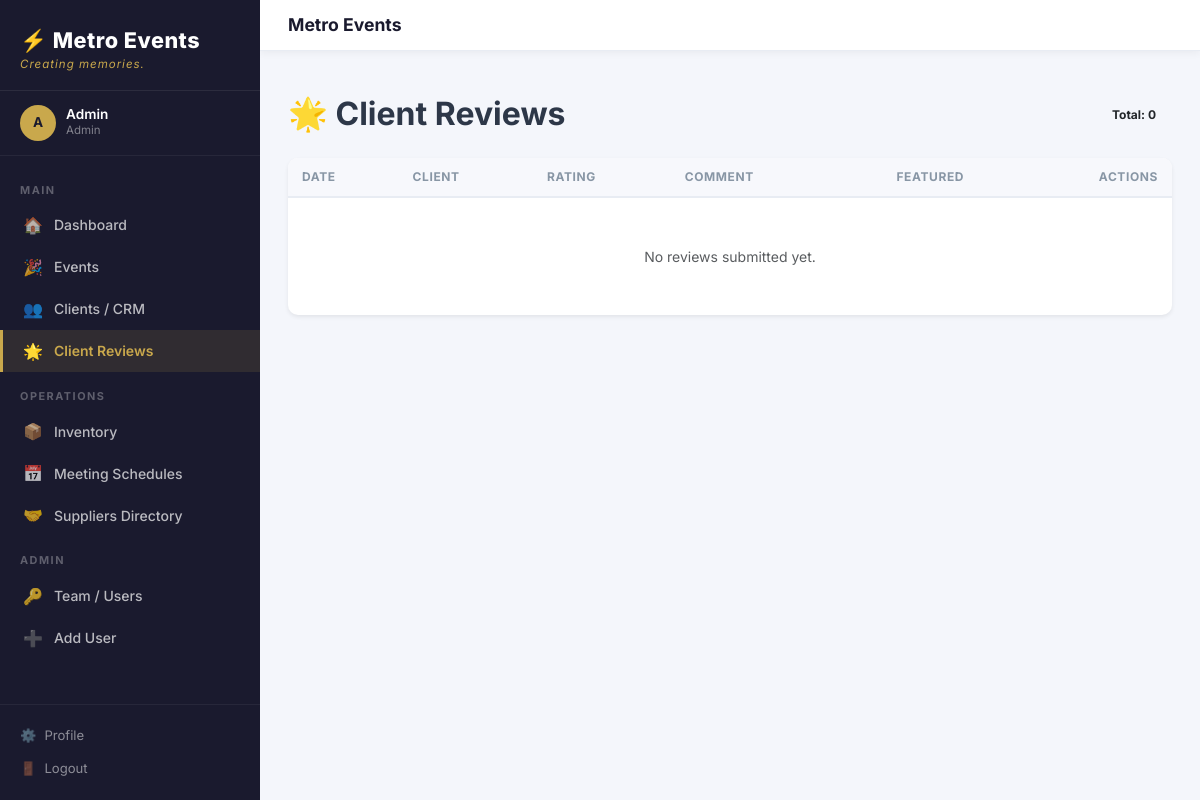
The app's page /reviews (signed in) with its own data.
### models/user.py (models this page shows, shortened)
class User(UserMixin, db.Model):
    __tablename__ = "users"
    id = db.Column(db.Integer, primary_key=True)
    name = db.Column(db.String(100), nullable=False)
    email = db.Column(db.String(150), unique=True, nullable=False, index=True)
    password_hash = db.Column(db.String(256), nullable=False)
    role = db.Column(
        db.Enum("admin", "coordinator", "designer", "warehouse", "client",
                name="user_roles"),
        nullable=False,
        default="coordinator"
    )
    phone = db.Column(db.String(30))
    avatar_url = db.Column(db.String(300))
    is_active = db.Column(db.Boolean, default=True)
    created_at = db.Column(db.DateTime, default=datetime.utcnow)
    last_login = db.Column(db.DateTime)
    tasks = db.relationship("Task", back_populates="assigned_user",
                            foreign_keys="Task.assigned_to", lazy="dynamic")
    @property
    def is_admin(self) -> bool:
        return self.role == "admin"

### routes/dashboard.py (the view)
@dashboard_bp.route("/reviews")
@login_required
def manage_reviews():
    if current_user.role == 'client':
        return redirect(url_for('public.index'))
    all_reviews = Review.query.order_by(Review.created_at.desc()).all()
    return render_template("admin/reviews.html", reviews=all_reviews)

### models/user.py (called while the page is built)
@login_manager.user_loader
def load_user(user_id: str):
    return db.session.get(User, int(user_id))

### templates/admin/reviews.html (shortened to what this page needs)
{% extends "base.html" %}
{% block content %}
<div class="d-flex justify-content-between align-items-center mb-4">
    <h2 class="fw-bold mb-0">🌟 Client Reviews</h2>
    <span class="badge bg-gold text-dark px-3 py-2">Total: {{ reviews|length }}</span>
</div>
<div class="me-card shadow-sm border-0 p-0 overflow-hidden">
    <table class="me-table mb-0">
        <thead>
            <tr>
                <th>Date</th>
                <th>Client</th>
                <th>Rating</th>
                <th>Comment</th>
                <th class="text-center">Featured</th>
                <th class="text-end">Actions</th>
            </tr>
        </thead>
        <tbody>
            {% for rev in reviews %}
            <tr>
                <td class="text-muted small">{{ rev.created_at.strftime('%m/%d/%y') }}</td>
                <td class="fw-bold">{{ rev.client.full_name }}</td>
                <td class="text-gold">
                    {% for i in range(rev.rating) %}★{% endfor %}
                </td>
                <td style="max-width: 300px;">
                    <p class="mb-0 small text-truncate" title="{{ rev.comment }}">"{{ rev.comment }}"</p>
                </td>
                <td class="text-center">
                    <form action="{{ url_for('dashboard.toggle_review_feature', review_id=rev.id) }}" method="POST">
                        <input type="hidden" name="csrf_token" value="{{ csrf_token() }}" />
                        <button type="submit" class="btn btn-sm {{ 'btn-gold' if rev.is_featured else 'btn-outline-secondary' }}">
                            {{ '★ Featured' if rev.is_featured else '☆ Feature' }}
                        </button>
                    </form>
                </td>
                <td class="text-end">
                    {% if current_user.role == 'admin' %}
                    <form action="{{ url_for('dashboard.delete_review', review_id=rev.id) }}" method="POST" class="d-inline">
                        <input type="hidden" name="csrf_token" value="{{ csrf_token() }}" />
                        <button type="submit" class="btn btn-sm btn-outline-danger" onclick="return confirm('Delete this review?')">
                            🗑️
                        </button>
                    </form>
                    {% endif %}
                </td>
            </tr>
            {% else %}
            <tr>
                <td colspan="6" class="text-center py-5 text-muted">No reviews submitted yet.</td>
            </tr>
            {% endfor %}
        </tbody>
    </table>
</div>
{% endblock %}

### templates/base.html (shortened to what this page needs)
<!DOCTYPE html>
<html lang="en">
<head>
  <link rel="stylesheet" href="https://cdn.jsdelivr.net/npm/bootstrap@5.3.2/dist/css/bootstrap.min.css" />
  <link rel="stylesheet" href="https://cdnjs.cloudflare.com/ajax/libs/font-awesome/6.4.2/css/all.min.css" />
  <link rel="stylesheet" href="{{ url_for('static', filename='css/metro.css') }}" />
</head>
<body>
{% if current_user.is_authenticated %}
<div class="me-layout">
  <aside class="me-sidebar">
    <div class="me-sidebar-logo">
      <div class="brand-name">⚡ {{ APP_NAME }}</div>
      <div class="brand-tag">{{ APP_TAGLINE }}</div>
    </div>
    <div class="me-sidebar-user">
      <div class="me-avatar">{{ current_user.name[0]|upper }}</div>
      <div>
        <div class="user-name">{{ current_user.name }}</div>
        <div class="user-role">{{ current_user.role|title }}</div>
      </div>
    </div>
    <nav class="me-nav">
      {% if current_user.role == 'client' %}
        <div class="me-nav-section">Portal</div>
        <a href="{{ url_for('public.index') }}">
          <span class="nav-icon">🌐</span> Back to Website
        </a>
      {% else %}
        <div class="me-nav-section">Main</div>
        <a href="{{ url_for('dashboard.index') }}" class="{{ 'active' if request.endpoint == 'dashboard.index' }}">
          <span class="nav-icon">🏠</span> Dashboard
        </a>
        <a href="{{ url_for('events.list_events') }}" class="{{ 'active' if request.blueprint == 'events' }}">
          <span class="nav-icon">🎉</span> Events
        </a>
        <a href="{{ url_for('clients.list_clients') }}" class="{{ 'active' if request.blueprint == 'clients' }}">
          <span class="nav-icon">👥</span> Clients / CRM
        </a>
        <a href="{{ url_for('dashboard.manage_reviews') }}" class="{{ 'active' if request.endpoint == 'dashboard.manage_reviews' }}">
          <span class="nav-icon">🌟</span> Client Reviews
        </a>
        <div class="me-nav-section">Operations</div>
        <a href="{{ url_for('inventory.list_items') }}" class="{{ 'active' if request.blueprint == 'inventory' }}">
          <span class="nav-icon">📦</span> Inventory
        </a>
        <a href="{{ url_for('meetings.index') }}" class="{{ 'active' if request.blueprint == 'meetings' }}">
          <span class="nav-icon">📅</span> Meeting Schedules
        </a>
        <a href="{{ url_for('suppliers.list_suppliers') }}" class="{{ 'active' if request.blueprint == 'suppliers' }}">
          <span class="nav-icon">🤝</span> Suppliers Directory
        </a>
        {% if current_user.is_admin %}
        <div class="me-nav-section">Admin</div>
        <a href="{{ url_for('auth.users_list') }}" class="{{ 'active' if request.endpoint == 'auth.users_list' }}">
          <span class="nav-icon">🔑</span> Team / Users
        </a>
        <a href="{{ url_for('auth.register') }}" class="{{ 'active' if request.endpoint == 'auth.register' }}">
          <span class="nav-icon">➕</span> Add User
        </a>
        {% endif %}
      {% endif %}
    </nav>
    <div class="me-sidebar-footer">
      <a href="{{ url_for('auth.profile') }}" class="{{ 'active' if request.endpoint == 'auth.profile' }}"><span>⚙️</span> Profile</a>
      <a href="{{ url_for('auth.logout') }}"><span>🚪</span> Logout</a>
    </div>
  </aside>
  <div class="me-main">
    <header class="me-topbar">
      <div class="d-flex align-items-center gap-3">
        <div>
          <div class="page-title">{% block page_title %}{{ APP_NAME }}{% endblock %}</div>
        </div>
      </div>
    </header>
    <div class="px-4 pt-3">
    </div>
    <main class="me-content">
      {% block content %}{% endblock %}
    </main>
  </div>
</div>
{% else %}
  {% block auth_content %}{% endblock %}
{% endif %}
</body>
</html>

### static/css/metro.css (style rules this page uses)
:root { --me-gold: #C9A84C; --me-gold-light: #E8C97A; --me-dark: #1A1A2E; --me-dark2: #16213E; --me-dark3: #0F3460; --me-sidebar-w: 260px; --me-radius: 10px; --me-shadow: 0 4px 20px rgba(0,0,0,.12); --me-transition: all .22s ease; }
*, *::before, *::after { box-sizing: border-box; }
body { font-family: 'Inter', 'Segoe UI', system-ui, sans-serif; background: #F4F6FB; color: #2D3748; margin: 0; min-height: 100vh; }
a { color: var(--me-gold); text-decoration: none; }
.me-layout { display: flex; min-height: 100vh; }
.me-sidebar { width: var(--me-sidebar-w); background: var(--me-dark); display: flex; flex-direction: column; position: fixed; top: 0; left: 0; bottom: 0; z-index: 1040; transition: var(--me-transition); overflow-y: auto; overflow-x: hidden; }
.me-sidebar-logo { padding: 24px 20px 16px; border-bottom: 1px solid rgba(255,255,255,.08); }
.me-sidebar-logo .brand-name { font-size: 1.35rem; font-weight: 800; color: #fff; letter-spacing: .5px; }
.me-sidebar-logo .brand-tag { font-size: .72rem; color: var(--me-gold); font-style: italic; letter-spacing: 1px; }
.me-sidebar-user { padding: 14px 20px; display: flex; align-items: center; gap: 10px; border-bottom: 1px solid rgba(255,255,255,.06); }
.me-avatar { width: 36px; height: 36px; border-radius: 50%; background: var(--me-gold); color: var(--me-dark); display: flex; align-items: center; justify-content: center; font-weight: 700; font-size: .85rem; flex-shrink: 0; }
.me-sidebar-user .user-name { color: #fff; font-size: .85rem; font-weight: 600; line-height: 1.2; }
.me-sidebar-user .user-role { color: rgba(255,255,255,.45); font-size: .72rem; text-transform: capitalize; }
.me-nav { padding: 10px 0; flex: 1; }
.me-nav-section { padding: 16px 20px 6px; font-size: .68rem; font-weight: 700; color: rgba(255,255,255,.3); letter-spacing: 1.5px; text-transform: uppercase; }
.me-nav a { display: flex; align-items: center; gap: 11px; padding: 9px 20px; color: rgba(255,255,255,.7); font-size: .875rem; font-weight: 500; border-left: 3px solid transparent; transition: var(--me-transition); }
.me-nav a.active { background: rgba(201,168,76,.12); color: var(--me-gold); border-left-color: var(--me-gold); font-weight: 600; }
.me-nav a .nav-icon { font-size: 1rem; width: 20px; text-align: center; flex-shrink: 0; }
.me-sidebar-footer { padding: 14px 20px; border-top: 1px solid rgba(255,255,255,.06); }
.me-sidebar-footer a { color: rgba(255,255,255,.5); font-size: .82rem; display: flex; align-items: center; gap: 8px; padding: 7px 0; transition: var(--me-transition); }
.me-main { margin-left: var(--me-sidebar-w); flex: 1; display: flex; flex-direction: column; min-height: 100vh; }
.me-topbar { background: #fff; padding: 12px 28px; display: flex; align-items: center; justify-content: space-between; border-bottom: 1px solid #E8ECF3; position: sticky; top: 0; z-index: 100; box-shadow: 0 2px 8px rgba(0,0,0,.05); }
.me-topbar .page-title { font-size: 1.1rem; font-weight: 700; color: var(--me-dark); margin: 0; }
.me-content { padding: 28px; flex: 1; }
.me-card { background: #fff; border-radius: var(--me-radius); box-shadow: var(--me-shadow); border: none; overflow: hidden; }
.me-table { width: 100%; border-collapse: separate; border-spacing: 0; }
.me-table thead th { background: #F7F8FC; padding: 10px 14px; font-size: .75rem; font-weight: 700; color: #8896A5; text-transform: uppercase; letter-spacing: .6px; border-bottom: 2px solid #E8ECF3; white-space: nowrap; }
.me-table tbody td { padding: 12px 14px; border-bottom: 1px solid #F0F2F7; font-size: .875rem; vertical-align: middle; }
.me-table tbody tr:last-child td { border-bottom: none; }

### records on screen
User: name "A", name "Admin", role "Admin"

### other values on screen
{{ APP_NAME }} "Metro Events"
{{ APP_TAGLINE }} "Creating memories."
{{ reviews|length }} "0"
